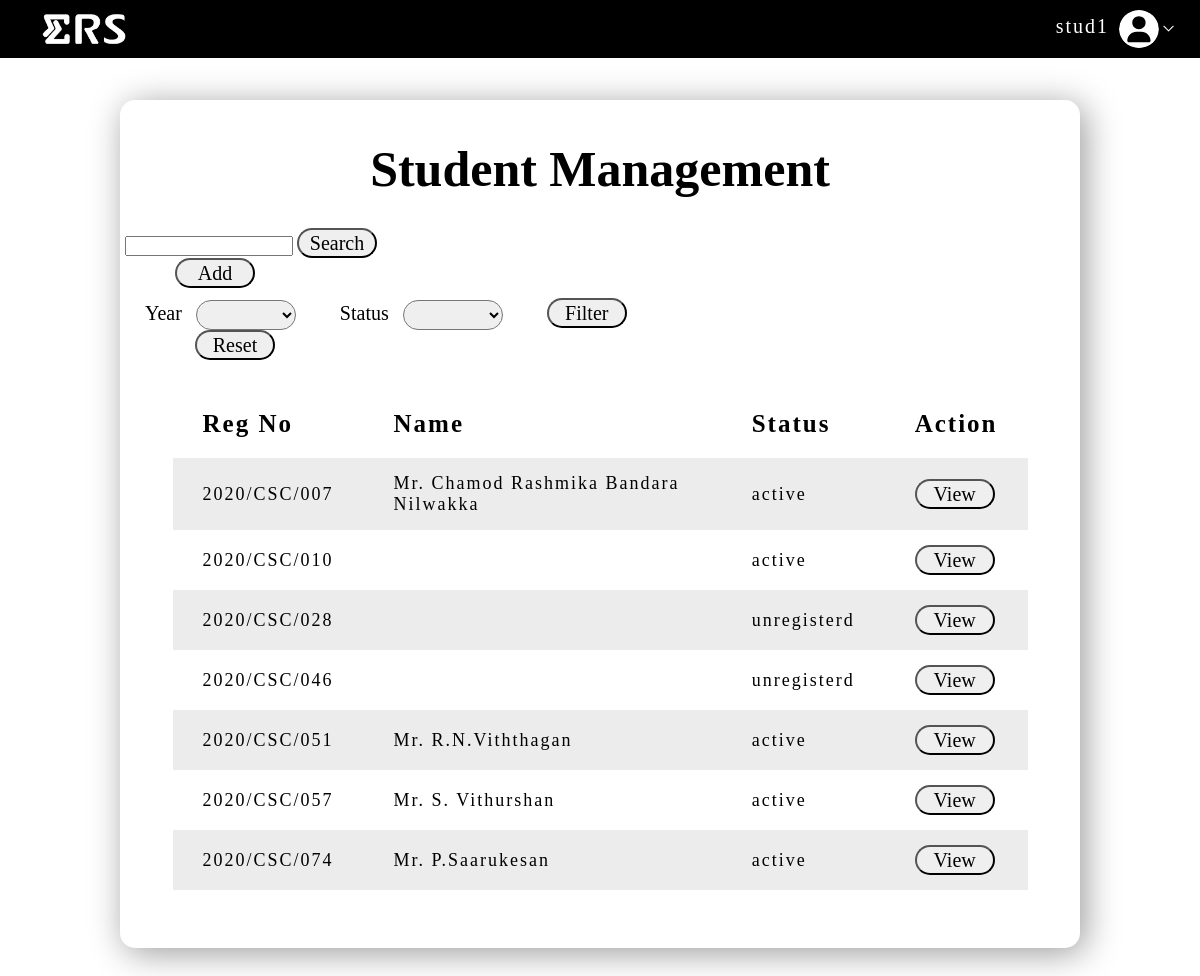
Page /admin/index.php?page=stud (signed in) on the earlier database version.
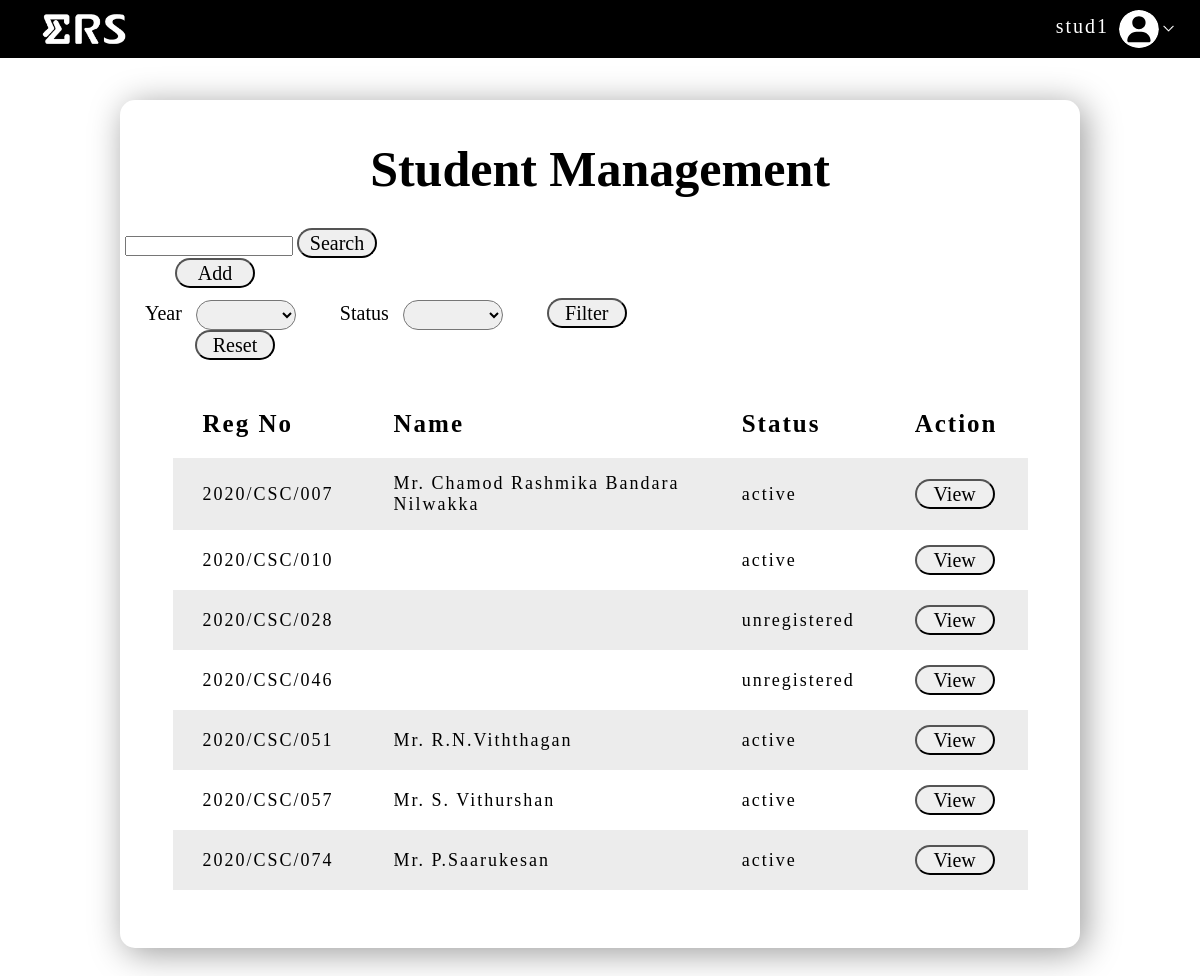
Same page on the later database version.
### tables this page shows
CREATE TABLE `student` (
  `regNo` varchar(12) NOT NULL,
  `title` varchar(5) DEFAULT NULL,
  `nameWithInitial` varchar(60) DEFAULT NULL,
  `fullName` varchar(150) DEFAULT NULL,
  `district` varchar(30) DEFAULT NULL,
  `mobileNo` varchar(11) DEFAULT NULL,
  `landlineNo` varchar(11) DEFAULT NULL,
  `homeAddress` varchar(300) DEFAULT NULL,
  `addressInJaffna` varchar(300) DEFAULT NULL,
  `profile_img` varchar(255) DEFAULT NULL
);

CREATE TABLE `student_check` (
  `regNo` varchar(12) NOT NULL,
  `email` varchar(80) NOT NULL,
  `password` varchar(255) DEFAULT NULL,
  `status` varchar(20) NOT NULL DEFAULT 'unregistered',
  `verificationCode` int(11) DEFAULT NULL,
  `verificationStatus` varchar(15) NOT NULL DEFAULT 'not_verified'
);

### config/adminName.php (called while the page is built, shortened)
<?php
$get_name = "SELECT name
FROM admin
WHERE email ='".$_SESSION['userid']."'";
$res = mysqli_query($con, $get_name)->fetch_assoc();
$userprofname = $res['name'];
?>

### admin/studentAdmin/admin_student.php (the view, shortened to what this page needs)
<?php
$current_page = isset($_GET['no']) ? intval($_GET['no']) : 1;
$records_per_page = 10;
$offset = ($current_page - 1) * $records_per_page;
$sql = "SELECT * FROM student INNER JOIN student_check ON student.regNo = student_check.regNo";
$limit = " LIMIT $offset, $records_per_page";
$year = "";
$status = "";
$sql .= $limit;
$stdlist = mysqli_query($con, $sql);
?>
<link rel="stylesheet" type="text/css" href="../../assets/css/style_admin_student.css">
<h1>Student Management</h1>
<form  id="searchform"  action="index.php?page=stud" method="post">
    <input type="text" name="searchkey" value="<?php echo (isset($searchkey)) ? $searchkey : "" ?>" required>
    <button type="submit" name="search">Search</button>
</form>
<a href="index.php?page=addStud">
    <button id="add"> Add</button>
</a>
<div class="filter">
    <form id="filterform" method="post" action="index.php?page=stud">
        <label for="year">Year</label>
        <select name="year" id="year">
            <option value="none"></option>
            <?php
            $distinctYear = "SELECT DISTINCT SUBSTRING(regNo, 1, 4) AS starting_year FROM student";
            $result = $con->query($distinctYear);
            if ($result->num_rows > 0) {
                while ($row = $result->fetch_assoc()) {
                    echo "<option value='" . $row["starting_year"] . "' ";
                    echo ($year == $row["starting_year"]) ? "selected" : "";
                    echo ">" . $row["starting_year"] . "</option>";
                }
            }
            ?>
        </select>
        <?php
        $distinctStatus = "SELECT DISTINCT status FROM student_check";
        $result = $con->query($distinctStatus);
        if ($result->num_rows > 1) { ?>
            <label for="status">Status</label>
            <select for="status" name="status">
                <option value="none"></option>
                <?php
                while ($row = $result->fetch_assoc()) {
                    echo "<option value='" . $row["status"] . "' ";
                    echo ($status == $row["status"]) ? "selected" : "";
                    echo ">" . $row["status"] . "</option>";
                }
                ?>
            </select>
            <?php
        }
        ?>
        <button type="submit" name="filter" value="Filter">Filter</button>
    </form>
    <a href="index.php?page=stud">
        <button id="add"> Reset</button>
    </a>
</div>
<table>
    <tr>
        <th>Reg No</th>
        <th>Name</th>
        <th>Status</th>
        <th>Action</th>
    </tr>
    <?php
    if (mysqli_num_rows($stdlist) > 0) {
    while ($row = mysqli_fetch_assoc($stdlist)) {
        ?>
        <tr>
            <td><?php echo $row['regNo']; ?></td>
            <td><?php echo ($row['title'] != "") ? $row['title'] . ". " : "";
                echo $row['nameWithInitial']; ?></td>
            <td><?php echo $row['status']; ?></td>
            <td>
                <button onclick="view('<?php echo $row['regNo']; ?>')">View</button>
            </td>
        </tr>
        <?php
    }
    } else {
        echo "<tr>
                 <td colspan='4'>No record found</td>
              </tr>
                                    ";
    }
    ?>
</table>
<?php
echo "<br>";
?>

### admin/index.php (shortened to what this page needs)
<?php
require_once("../config/connect.php");
require_once("../config/adminName.php");
?>
<!doctype html>
<html lang="en">
<head>
    <link rel = "stylesheet" type = "text/css" href = "../assets/css/style_index.css">
</head>
<body>
<div class="hero">
    <?php
    $rpath = "";
    require_once("navbar.php")
    ?>
</div>
<div class = "card">
    <?php
    if ($_SESSION['role'] == "Admin_Student") {
        if(isset($_GET['page'])){
            if($_GET['page'] === "stud"){
                include("studentAdmin/admin_student.php");
            }
        }
        else
            include("studentAdmin/stud_admin_dashboard.php");
    }
    ?>
</div>
</body>
</html>

### admin/navbar.php (shortened to what this page needs)
<nav>
    <img src="<?php echo $rpath;?>..\assets\img\panels\logo.png" class="logo">
    <div class="user">
        <p><?php echo $userprofname?></p>
        <img src="<?php echo $rpath;?>..\assets/img/panels/down.png" onclick="toggleMenu()">
    </div>
</nav>

### assets/css/style_index.css (style rules this page uses)
* { margin: 0; padding: 0; box-sizing: border-box; font-family: Cambria, Cochin, Georgia, Times, 'Times New Roman', serif; }
.card { background-color: white; border: none; border-radius: 15px; box-shadow: 5px 5px 35px rgba(0, 0, 0, 0.4); padding: 40px 5px; width: 80%; min-height: 600px; margin: auto; margin-top: 100px; }
.card h1 { font-size: 50px; text-align: center; padding-bottom: 30px; }
nav { background: black; width: 100%; padding: 10px 2%; display: flex; align-items: center; justify-content: space-between; position: fixed; top: 0; }
.logo { width: 120px; }
.user { display: flex; }
.user p { padding-top: 5px; color: #fff; font-size: 20px; letter-spacing:2px; }
.user-pic { margin-left: 10px; margin-right: 2px; width: 40px; border-radius: 50%; cursor: pointer; }
.user img { padding-top: 10px; width: 15px; height: 25px; cursor: pointer; }

### assets/css/style_admin_student.css (style rules this page uses)
* { margin: 0; padding: 0; box-sizing: border-box; font-family: Cambria, Cochin, Georgia, Times, 'Times New Roman', serif; }
.card { background-color: white; border: none; border-radius: 15px; box-shadow: 5px 5px 35px rgba(0, 0, 0, 0.4); padding: 40px 5px; width: 80%; margin: auto; margin-top: 100px; margin-bottom: 100px; }
.card h1 { font-size: 50px; text-align: center; padding-bottom: 30px; }
.filter { margin-left: 20px; margin-right: 20px; }
#add { margin-left: 50px; margin-bottom: 10px; }
.filter select { width: 100px; height: 30px; border-radius: 15px; margin-right: 40px; }
button { width: 80px; height: 30px; border-radius: 15px; font-size: 20px; margin-right: 5%; }
.filter label { font-size: 20px; padding-right: 10px; }
table { width: 90%; border-collapse: collapse; text-align: left; overflow: hidden; margin: auto; margin-top: 20px; }
th { padding: 20px 30px; letter-spacing: 2px; font-size: 25px; }
td { padding: 15px 30px; letter-spacing: 2px; font-size: 18px; }
tr:nth-child(even) { background-color: #ececec; }
nav { background: black; width: 100%; padding: 10px 2%; display: flex; align-items: center; justify-content: space-between; position: fixed; top: 0; }
.logo { width: 120px; }
.user { display: flex; }
.user p { padding-top: 5px; color: #fff; font-size: 20px; letter-spacing:2px; }
.user-pic { margin-left: 10px; margin-right: 2px; width: 40px; border-radius: 50%; cursor: pointer; }
.user img { padding-top: 10px; width: 15px; height: 25px; cursor: pointer; }

Differences in the rows shown:
changed through a linked row, student "2020/CSC/028": regNo.status "unregisterd" → "unregistered"
changed through a linked row, student "2020/CSC/046": regNo.status "unregisterd" → "unregistered"
